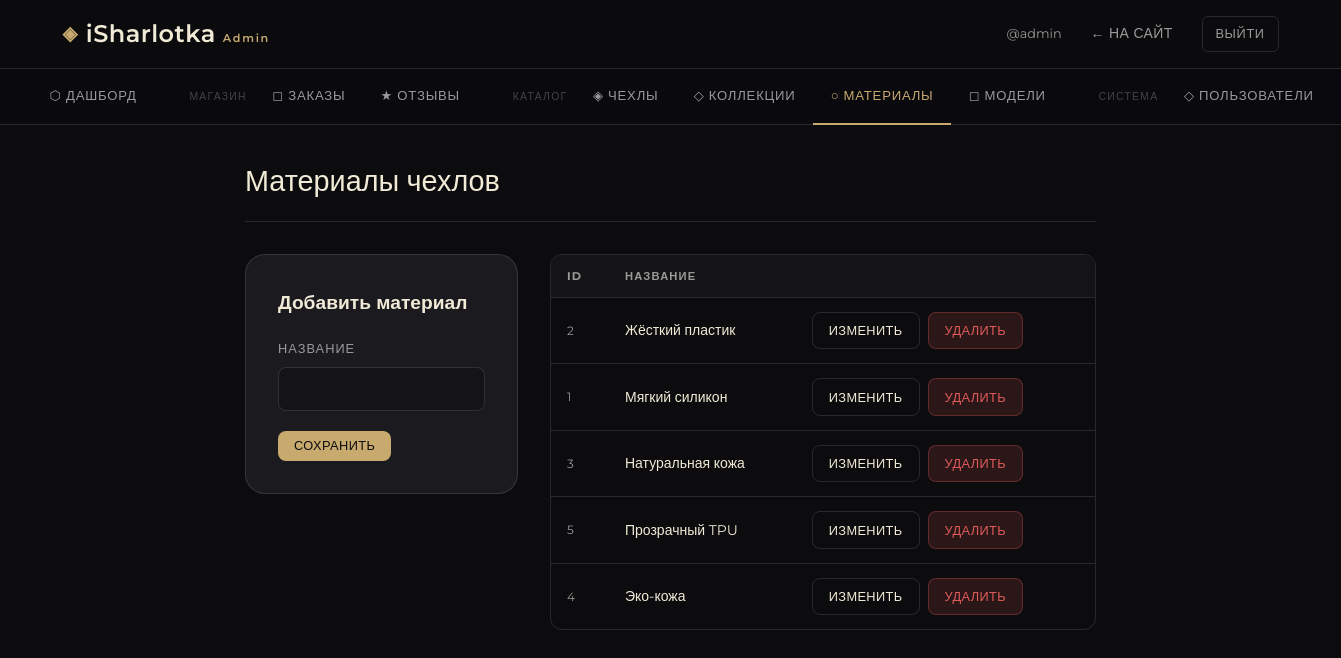
Page /admin/materials.php (signed in) on the committed database.
### tables this page shows
CREATE TABLE IF NOT EXISTS materials (
    id_material INT AUTO_INCREMENT PRIMARY KEY,
    material_name VARCHAR(100) NOT NULL
);

### admin/materials.php (the view, shortened to what this page needs)
<?php
require_once dirname(__DIR__) . '/config/db.php';
$editItem = null;
$materials = $pdo->query("SELECT * FROM materials ORDER BY material_name")->fetchAll();
require_once __DIR__ . '/header.php';
?>
<div class="admin-page-header"><h1>Материалы чехлов</h1></div>
<div style="display:grid;grid-template-columns:1fr 2fr;gap:2rem;align-items:start">
    <div class="admin-form-card">
        <h3 style="font-family:var(--font-display);font-size:1.2rem;color:var(--cream);margin-bottom:1.25rem">
            <?= $editItem ? 'Редактировать' : 'Добавить материал' ?>
        </h3>
        <form method="POST" action="">
            <div class="form-group">
                <label class="form-label">Название</label>
                <input class="form-control" type="text" name="material_name"
                    value="<?= htmlspecialchars($editItem['material_name'] ?? '') ?>" required>
            </div>
            <div style="display:flex;gap:0.75rem">
                <button type="submit" class="btn btn-primary btn-sm">Сохранить</button>
            </div>
        </form>
    </div>
    <div class="table-wrapper">
        <table class="data-table">
            <thead><tr><th>ID</th><th>Название</th><th></th></tr></thead>
            <tbody>
                <?php
 foreach ($materials as $m): ?>
                    <tr>
                        <td><?= $m['id_material'] ?></td>
                        <td style="color:var(--cream)"><?= htmlspecialchars($m['material_name']) ?></td>
                        <td>
                            <div class="table-actions">
                                <a href="<?= BASE_URL ?>/admin/materials.php?edit=<?= $m['id_material'] ?>" class="btn btn-outline btn-sm">Изменить</a>
                                <a href="<?= BASE_URL ?>/admin/materials.php?delete=<?= $m['id_material'] ?>" class="btn btn-danger btn-sm delete-btn"
                                   data-href="<?= BASE_URL ?>/admin/materials.php?delete=<?= $m['id_material'] ?>">Удалить</a>
                            </div>
                        </td>
                    </tr>
                <?php
 endforeach; ?>
            </tbody>
        </table>
    </div>
</div>
<?php
 require_once __DIR__ . '/footer.php'; ?>

### css/style.css (style rules this page uses)
*, *::before, *::after { box-sizing: border-box; margin: 0; padding: 0; }
:root { --bg: #0C0C0E; --surface: #141417; --card: #1A1A1F; --card-hover:#212128; --border: rgba(255,255,255,0.07); --gold: #C8A96E; --gold-dim: rgba(200,169,110,0.15); --gold-glow: rgba(200,169,110,0.25); --cream: #F0EAD6; --text: #D8D0C4; --text-muted:#7A7570; --error: #E05A5A; --success: #5ABA8A; --radius: 12px; --radius-lg: 20px; --shadow: 0 8px 32px rgba(0,0,0,0.4); --shadow-lg: 0 20px 60px rgba(0,0,0,0.6); --font-display: 'Montserrat', sans-serif; --font-body: 'Montserrat', sans-serif; --transition: 0.25s cubic-bezier(0.4, 0, 0.2, 1); }
html { scroll-behavior: smooth; }
body { background: var(--bg); color: var(--text); font-family: var(--font-body); font-size: 15px; line-height: 1.65; min-height: 100vh; display: flex; flex-direction: column; }
a { color: var(--gold); text-decoration: none; transition: color var(--transition); }
.btn { display: inline-flex; align-items: center; justify-content: center; gap: 0.5rem; padding: 0.75rem 1.75rem; border-radius: 8px; font-family: var(--font-body); font-size: 0.875rem; font-weight: 500; letter-spacing: 0.03em; cursor: pointer; border: none; transition: all var(--transition); text-transform: uppercase; }
.btn-primary { background: var(--gold); color: var(--bg); }
.btn-outline { background: transparent; color: var(--cream); border: 1px solid var(--border); }
.btn-danger { background: rgba(224,90,90,0.15); color: var(--error); border: 1px solid rgba(224,90,90,0.3); }
.btn-sm { padding: 0.45rem 1rem; font-size: 0.8rem; }
.form-group { margin-bottom: 1.25rem; }
.form-label { display: block; font-size: 0.8rem; letter-spacing: 0.08em; text-transform: uppercase; color: var(--text-muted); margin-bottom: 0.5rem; }
.form-control { width: 100%; padding: 0.75rem 1rem; background: var(--surface); border: 1px solid var(--border); border-radius: 8px; color: var(--cream); font-family: var(--font-body); font-size: 0.9rem; transition: all var(--transition); outline: none; }
.form-control::placeholder { color: var(--text-muted); }
.admin-page-header { display: flex; align-items: center; justify-content: space-between; margin-bottom: 2rem; }
.admin-page-header h1 { font-family: var(--font-display); font-size: 2rem; color: var(--cream); font-weight: 400; }
.table-wrapper { overflow-x: auto; border-radius: var(--radius); border: 1px solid var(--border); }
.data-table { width: 100%; border-collapse: collapse; }
.data-table th { padding: 0.75rem 1rem; background: var(--surface); font-size: 0.7rem; letter-spacing: 0.1em; text-transform: uppercase; color: var(--text-muted); text-align: left; white-space: nowrap; border-bottom: 1px solid var(--border); }
.data-table td { padding: 0.875rem 1rem; font-size: 0.875rem; border-bottom: 1px solid var(--border); vertical-align: middle; }
.data-table tr:last-child td { border: none; }
.data-table td:first-child { color: var(--text-muted); font-size: 0.75rem; }
.table-actions { display: flex; gap: 0.5rem; }
.admin-form-card { background: var(--card); border: 1px solid var(--border); border-radius: var(--radius-lg); padding: 2rem; }
:root { --text-muted: #9a9a9a; --border: rgba(255,255,255,0.12); }

### admin/header.php (style rules this page uses)
.admin-page-header { display: flex; align-items: center; justify-content: space-between; margin-bottom: 2rem; padding-bottom: 1rem; border-bottom: 1px solid var(--border); }
.admin-page-header h1 { font-family: var(--font-display); font-size: 1.8rem; font-weight: 300; color: var(--cream); }

### rows in the picture
materials: id_material "2", material_name "Жёсткий пластик"
materials: id_material "1", material_name "Мягкий силикон"
materials: id_material "3", material_name "Натуральная кожа"
materials: id_material "5", material_name "Прозрачный TPU"
materials: id_material "4", material_name "Эко-кожа"

### other values in the picture
$_SESSION['login'] "admin"
$icon "⬡ ◻ ★ ◈ ◇ ○ ◻ ◇"
$label "ДАШБОРД ЗАКАЗЫ ОТЗЫВЫ ЧЕХЛЫ КОЛЛЕКЦИИ МАТЕРИАЛЫ МОДЕЛИ ПОЛЬЗОВАТЕЛИ"
